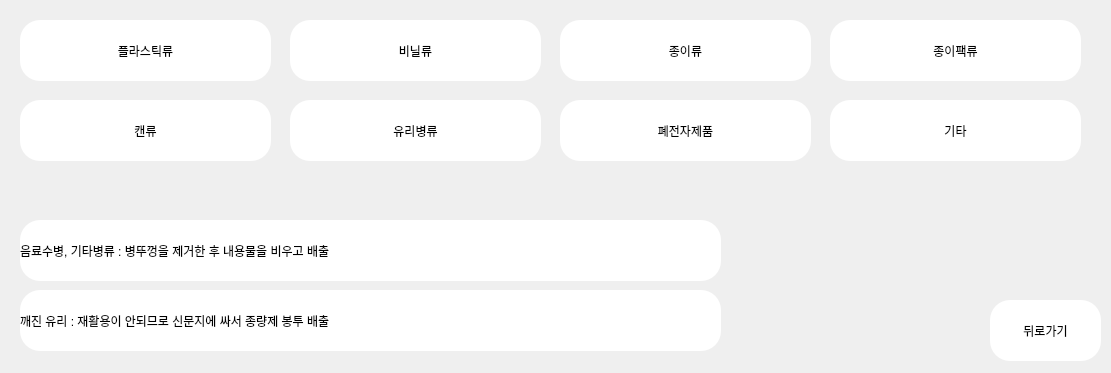
<?xml version="1.0" encoding="UTF-8"?>
<ui version="4.0">
 <class>MainWindow</class>
 <widget class="QMainWindow" name="MainWindow">
  <property name="geometry">
   <rect>
    <x>0</x>
    <y>0</y>
    <width>1111</width>
    <height>373</height>
   </rect>
  </property>
  <property name="minimumSize">
   <size>
    <width>1111</width>
    <height>373</height>
   </size>
  </property>
  <property name="maximumSize">
   <size>
    <width>1111</width>
    <height>373</height>
   </size>
  </property>
  <property name="windowTitle">
   <string>MainWindow</string>
  </property>
  <widget class="QWidget" name="centralwidget">
   <widget class="QPushButton" name="canButton">
    <property name="geometry">
     <rect>
      <x>20</x>
      <y>100</y>
      <width>251</width>
      <height>61</height>
     </rect>
    </property>
    <property name="styleSheet">
     <string notr="true">border-radius:20px;
background-color: rgb(255,255,255);
front : 10pt &quot;MS Shell Dig 2&quot;;</string>
    </property>
    <property name="text">
     <string>캔류</string>
    </property>
   </widget>
   <widget class="QPushButton" name="backButton">
    <property name="geometry">
     <rect>
      <x>990</x>
      <y>300</y>
      <width>111</width>
      <height>61</height>
     </rect>
    </property>
    <property name="styleSheet">
     <string notr="true">border-radius:20px;
background-color: rgb(255,255,255);
front : 10pt &quot;MS Shell Dig 2&quot;;</string>
    </property>
    <property name="text">
     <string>뒤로가기</string>
    </property>
   </widget>
   <widget class="QPushButton" name="plasticButton">
    <property name="geometry">
     <rect>
      <x>20</x>
      <y>20</y>
      <width>251</width>
      <height>61</height>
     </rect>
    </property>
    <property name="styleSheet">
     <string notr="true">border-radius:20px;
background-color: rgb(255,255,255);
front : 10pt &quot;MS Shell Dig 2&quot;;</string>
    </property>
    <property name="text">
     <string>플라스틱류</string>
    </property>
   </widget>
   <widget class="QPushButton" name="vinylButton">
    <property name="geometry">
     <rect>
      <x>290</x>
      <y>20</y>
      <width>251</width>
      <height>61</height>
     </rect>
    </property>
    <property name="styleSheet">
     <string notr="true">border-radius:20px;
background-color: rgb(255,255,255);
front : 10pt &quot;MS Shell Dig 2&quot;;</string>
    </property>
    <property name="text">
     <string>비닐류</string>
    </property>
   </widget>
   <widget class="QLabel" name="label_3">
    <property name="geometry">
     <rect>
      <x>20</x>
      <y>290</y>
      <width>701</width>
      <height>61</height>
     </rect>
    </property>
    <property name="styleSheet">
     <string notr="true">border-radius:20px;
background-color: rgb(255,255,255);
front : 10pt &quot;MS Shell Dig 2&quot;;
qproperty-alignment: AlignCenter;</string>
    </property>
    <property name="text">
     <string>깨진 유리 : 재활용이 안되므로 신문지에 싸서 종량제 봉투 배출</string>
    </property>
   </widget>
   <widget class="QPushButton" name="paperButton">
    <property name="geometry">
     <rect>
      <x>560</x>
      <y>20</y>
      <width>251</width>
      <height>61</height>
     </rect>
    </property>
    <property name="styleSheet">
     <string notr="true">border-radius:20px;
background-color: rgb(255,255,255);
front : 10pt &quot;MS Shell Dig 2&quot;;</string>
    </property>
    <property name="text">
     <string>종이류</string>
    </property>
   </widget>
   <widget class="QPushButton" name="glassButton">
    <property name="geometry">
     <rect>
      <x>290</x>
      <y>100</y>
      <width>251</width>
      <height>61</height>
     </rect>
    </property>
    <property name="styleSheet">
     <string notr="true">border-radius:20px;
background-color: rgb(255,255,255);
front : 10pt &quot;MS Shell Dig 2&quot;;</string>
    </property>
    <property name="text">
     <string>유리병류</string>
    </property>
   </widget>
   <widget class="QPushButton" name="elecButton">
    <property name="geometry">
     <rect>
      <x>560</x>
      <y>100</y>
      <width>251</width>
      <height>61</height>
     </rect>
    </property>
    <property name="styleSheet">
     <string notr="true">border-radius:20px;
background-color: rgb(255,255,255);
front : 10pt &quot;MS Shell Dig 2&quot;;</string>
    </property>
    <property name="text">
     <string>폐전자제품</string>
    </property>
   </widget>
   <widget class="QPushButton" name="etcButton">
    <property name="geometry">
     <rect>
      <x>830</x>
      <y>100</y>
      <width>251</width>
      <height>61</height>
     </rect>
    </property>
    <property name="styleSheet">
     <string notr="true">border-radius:20px;
background-color: rgb(255,255,255);
front : 10pt &quot;MS Shell Dig 2&quot;;</string>
    </property>
    <property name="text">
     <string>기타</string>
    </property>
   </widget>
   <widget class="QLabel" name="label">
    <property name="geometry">
     <rect>
      <x>20</x>
      <y>220</y>
      <width>701</width>
      <height>61</height>
     </rect>
    </property>
    <property name="styleSheet">
     <string notr="true">border-radius:20px;
background-color: rgb(255,255,255);
front : 10pt &quot;MS Shell Dig 2&quot;;
qproperty-alignment: AlignCenter;</string>
    </property>
    <property name="text">
     <string>음료수병, 기타병류 : 병뚜껑을 제거한 후 내용물을 비우고 배출</string>
    </property>
   </widget>
   <widget class="QPushButton" name="paperBagButton">
    <property name="geometry">
     <rect>
      <x>830</x>
      <y>20</y>
      <width>251</width>
      <height>61</height>
     </rect>
    </property>
    <property name="styleSheet">
     <string notr="true">border-radius:20px;
background-color: rgb(255,255,255);
front : 10pt &quot;MS Shell Dig 2&quot;;</string>
    </property>
    <property name="text">
     <string>종이팩류</string>
    </property>
   </widget>
  </widget>
 </widget>
 <resources/>
 <connections/>
</ui>
